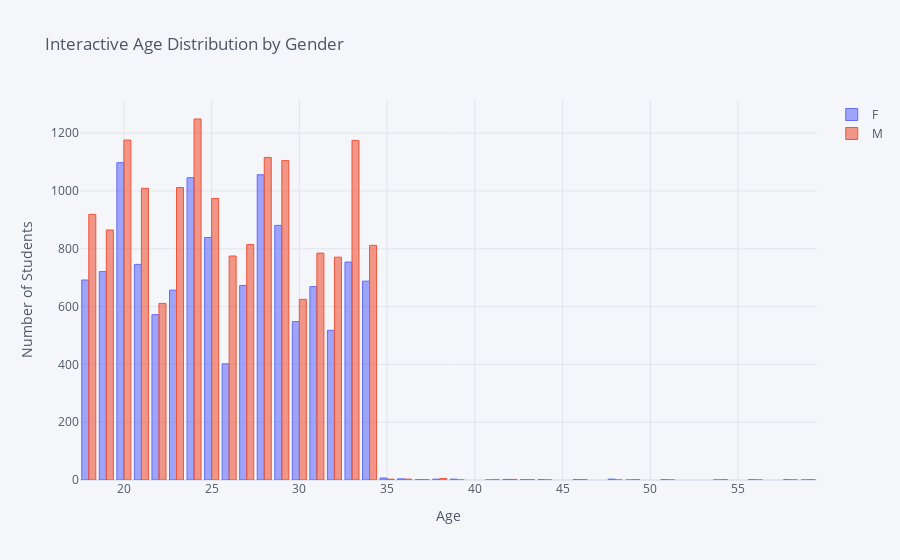

The code cell stored with this chart in its notebook:
### Code cell
# ...existing code...

import cufflinks as cf
from plotly.offline import iplot
cf.go_offline()
cf.set_config_file(world_readable=True, theme='pearl')

# Group ages by gender and count
age_gender_counts = df.groupby(['Age', 'Gender']).size().reset_index(name='Count')

# Pivot for plotting
pivot_df = age_gender_counts.pivot(index='Age', columns='Gender', values='Count').fillna(0)

# Interactive bar plot
pivot_df.iplot(
    kind='bar',
    barmode='group',
    title='Interactive Age Distribution by Gender',
    xTitle='Age',
    yTitle='Number of Students',
    colors=['#636EFA', '#EF553B', '#00CC96'],  # Add more colors if you have more genders
    theme='pearl'
)
# ...existing code...

### Figure 1 — Plotly figure (JSON) as saved in the notebook; plotly's stock layout.template omitted (floating-point values rounded to 4 significant figures)
{"data": [{"marker": {"color": "rgba(99, 110, 250, 0.6)", "line": {"color": "rgba(99, 110, 250, 1.0)", "width": 1}}, "name": "F", "orientation": "v", "text": "", "type": "bar", "x": [18, 19, 20, 21, 22, 23, 24, 25, 26, 27, 28, 29, 30, 31, 32, 33, 34, 35, 36, 37, 38, 39, 41, 42, 43, 44, 46, 48, 49, 51, 54, 56, 58, 59], "y": [692, 721, 1098, 746, 572, 657, 1046, 839, 402, 673, 1056, 881, 548, 669, 518, 754, 688, 7, 4, 1, 3, 3, 0, 2, 1, 1, 1, 3, 0, 1, 0, 1, 1, 0]}, {"marker": {"color": "rgba(239, 85, 59, 0.6)", "line": {"color": "rgba(239, 85, 59, 1.0)", "width": 1}}, "name": "M", "orientation": "v", "text": "", "type": "bar", "x": [18, 19, 20, 21, 22, 23, 24, 25, 26, 27, 28, 29, 30, 31, 32, 33, 34, 35, 36, 37, 38, 39, 41, 42, 43, 44, 46, 48, 49, 51, 54, 56, 58, 59], "y": [919, 865, 1176, 1009, 611, 1012, 1249, 974, 775, 815, 1116, 1105, 625, 785, 771, 1175, 812, 3, 3, 1, 5, 0, 1, 2, 1, 0, 1, 0, 1, 0, 1, 0, 0, 1]}], "layout": {"barmode": "group", "legend": {"bgcolor": "#F5F6F9", "font": {"color": "#4D5663"}}, "paper_bgcolor": "#F5F6F9", "plot_bgcolor": "#F5F6F9", "title": {"font": {"color": "#4D5663"}, "text": "Interactive Age Distribution by Gender"}, "xaxis": {"gridcolor": "#E1E5ED", "showgrid": true, "tickfont": {"color": "#4D5663"}, "title": {"font": {"color": "#4D5663"}, "text": "Age"}, "zerolinecolor": "#E1E5ED"}, "yaxis": {"gridcolor": "#E1E5ED", "showgrid": true, "tickfont": {"color": "#4D5663"}, "title": {"font": {"color": "#4D5663"}, "text": "Number of Students"}, "zerolinecolor": "#E1E5ED"}}}
